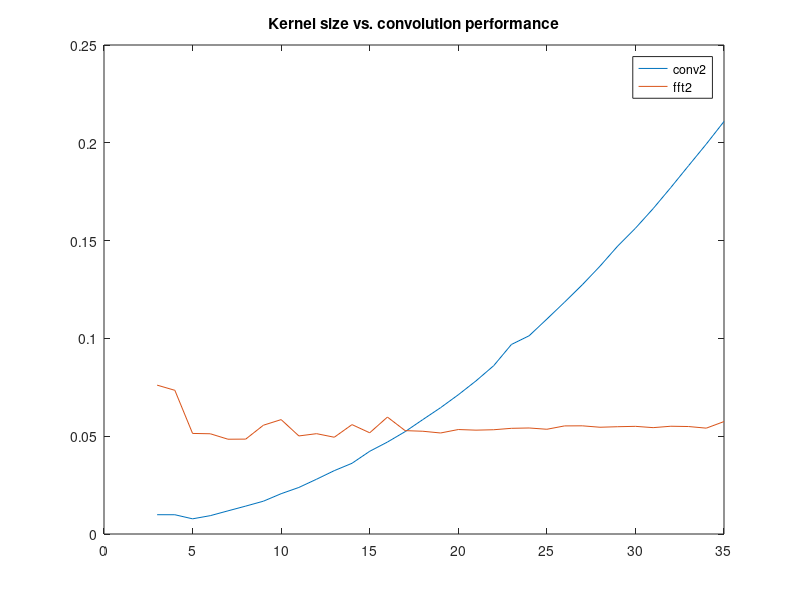

Source code (MATLAB):
imsize = 1024; 
img  = rand(imsize);
start_filter = 3; 
end_filter = 35; 
n = end_filter - start_filter + 1; 
spatial_times = zeros(1, n);
freq_times = zeros(1,n); 
K = start_filter:end_filter;

for k = K
%intialize convolution kernels
    %filter = fspecial('gaussian', 3*k, k);
    filter = rand(k); 
    
%convolution in spatial domain
    tic
    spatial_result = conv2(img, filter, 'same');
    spatial_times(1,k-start_filter+1) = toc;

%convolution in time domain
    tic        
    img_fft = fft2(img);
    filter_fft = fft2(filter, imsize, imsize);
    freq_result = real(ifft2(img_fft .* filter_fft));
    
    freq_times(1,k-start_filter+1) = toc;
%     
%     disp(['iteration: ' int2str(k)]);
% 
%     diff = sqrt(sum(sum( (freq_result - spatial_result).^2)));
%     disp(['difference in results: ' num2str(diff)]);
end


plot(K, spatial_times, K, freq_times);

title('Kernel size vs. convolution performance');
legend('conv2', 'fft2');
